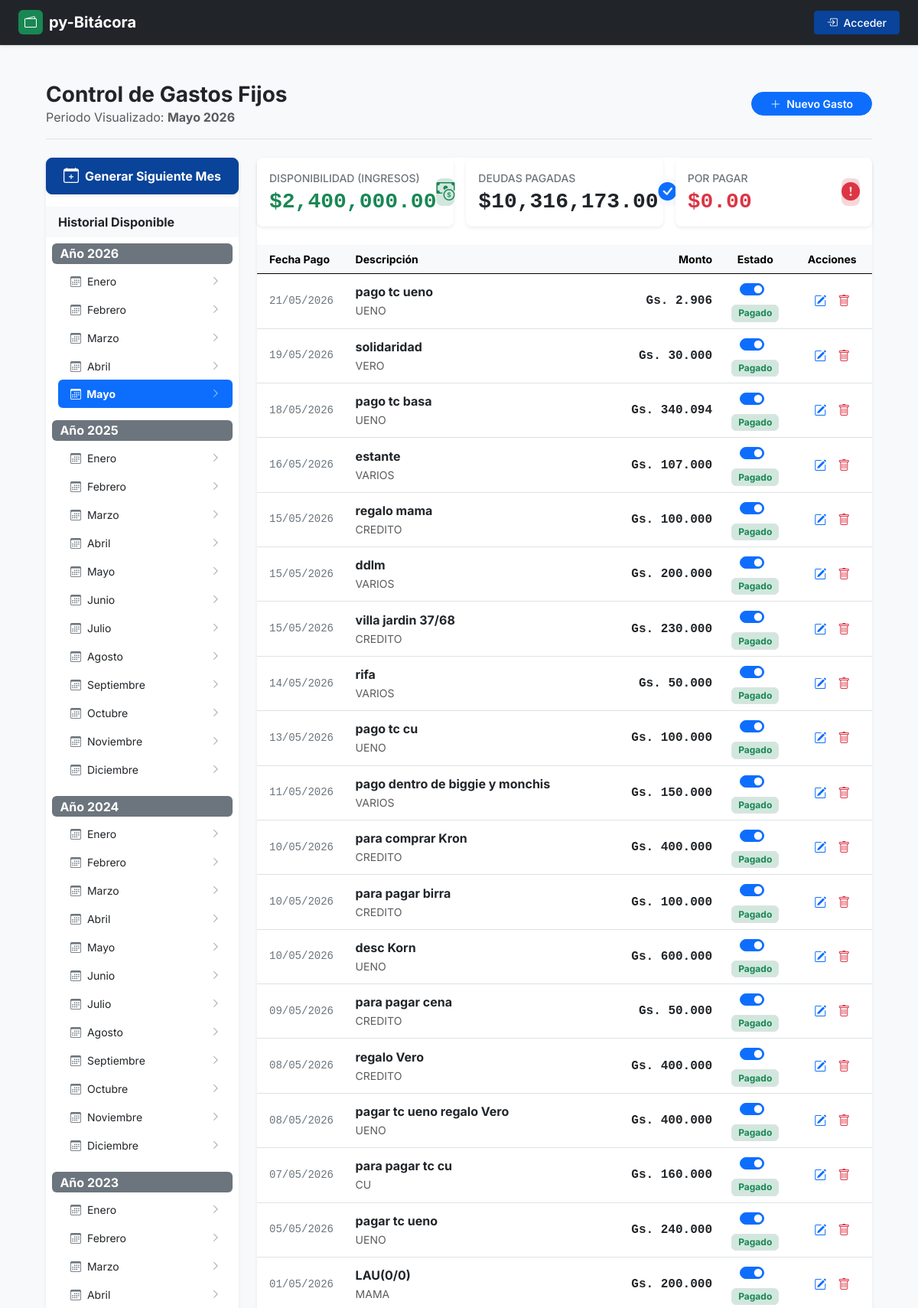
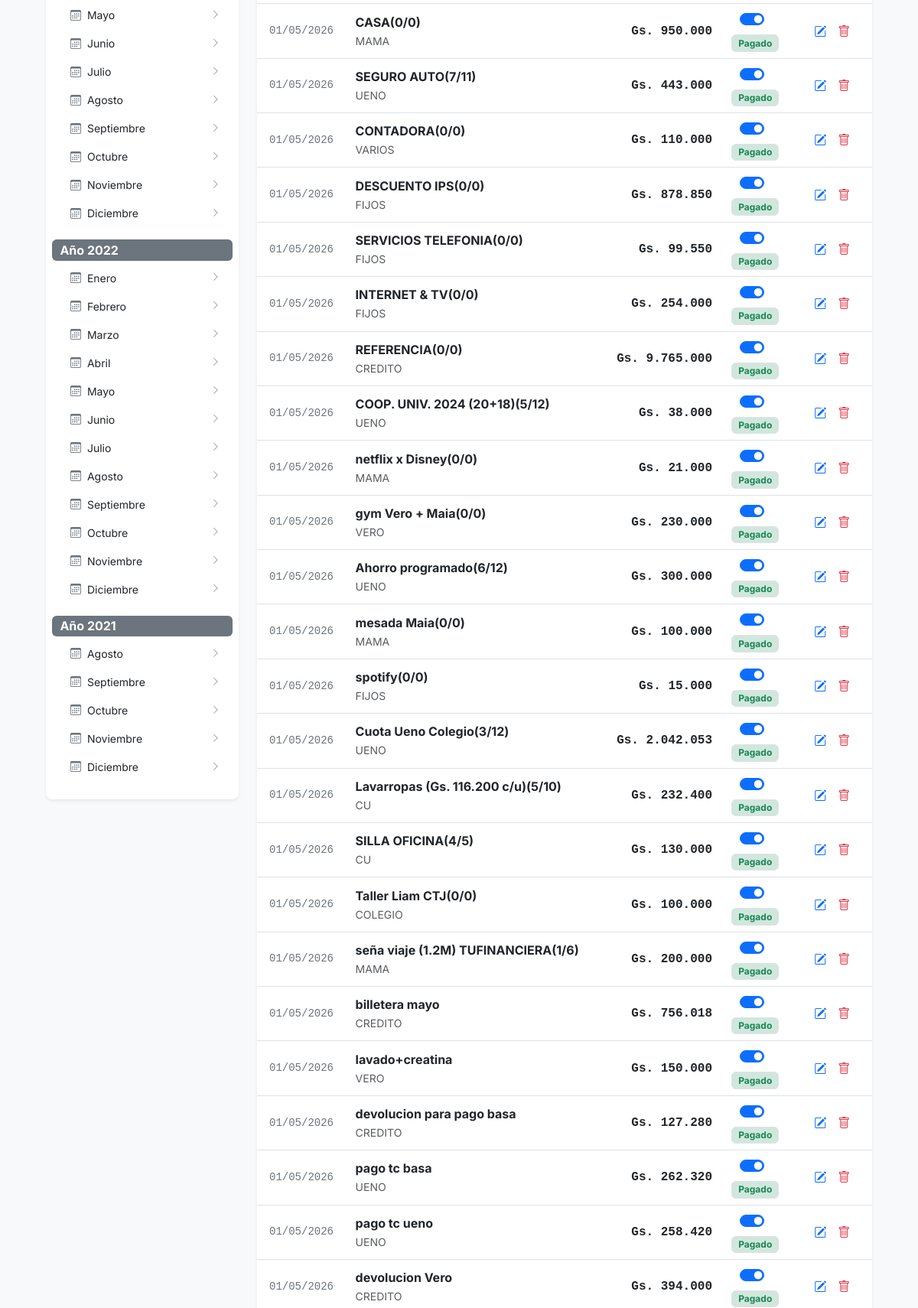
Screenshot of /gastos_fijos (upper part) with the database file from the repository (2 pictures, top to bottom).
### app/models.py (models this page shows, shortened)
class GastosFijos(db.Model):
    __tablename__='gastos_fijos'
    id = db.Column(db.Integer, primary_key=True)
    date = db.Column(db.Date, nullable=False)
    fecha_pagar = db.Column(db.Date, nullable=False)
    descripcion = db.Column(db.String(100), nullable=False)
    monto = db.Column(db.Integer)
    operacion = db.Column(db.Boolean, server_default=u'False') # CREDITO O DEUDA
    pagado = db.Column(db.Boolean, server_default=u'False')
    id_agrupador_gastos = db.Column(db.Integer, db.ForeignKey('agrupador_gastos.id'), nullable=True)
    agrupador_gastos = db.relationship('AgrupadorGastos',backref='agrupador_gastos', foreign_keys=[id_agrupador_gastos])

class AgrupadorGastos(db.Model):
    __tablename__='agrupador_gastos'
    id = db.Column(db.Integer, primary_key=True)
    agrupador = db.Column(db.String(100), nullable=False)

### app/routes.py (the view)
@app.route('/gastos_fijos')
@app.route('/gastos_fijos/<int:anno>/<string:mes>')
def historico_gastos_fijos(anno=None, mes=None):
    hoy = datetime.now()
    if anno is None:
        anno = hoy.year
    if mes is None:
        mes = f"{hoy.month:02d}" # Formato string '05'
    periodo_activo = f"{anno}-{mes}"
    todos_los_gastos = GastosFijos.query.order_by(GastosFijos.fecha_pagar.desc()).all()
    menu_cronologico = {}
    for gasto in todos_los_gastos:
        g_anno = gasto.fecha_pagar.year
        g_mes = f"{gasto.fecha_pagar.month:02d}"
        if g_anno not in menu_cronologico:
            menu_cronologico[g_anno] = set()
        menu_cronologico[g_anno].add(g_mes)
    for a in menu_cronologico:
        menu_cronologico[a] = sorted(list(menu_cronologico[a]))
    gastos_del_mes = [
        g for g in todos_los_gastos
        if g.fecha_pagar.year == anno and f"{g.fecha_pagar.month:02d}" == mes
    ]
    meses_nombres = {
        '01': 'Enero', '02': 'Febrero', '03': 'Marzo', '04': 'Abril',
        '05': 'Mayo', '06': 'Junio', '07': 'Julio', '08': 'Agosto',
        '09': 'Septiembre', '10': 'Octubre', '11': 'Noviembre', '12': 'Diciembre'
    }
    credito, deudas_impagas, deudas_pagadas = calcular_disponibilidad(periodo_activo)
    saldo_disponible = credito - deudas_pagadas #- deudas_impagas
    lista_de_grupos = listar_agrupador()
    return render_template(
        'new_historico_gastos_fijos.html',
        menu_cronologico=menu_cronologico,
        gastos_del_mes=gastos_del_mes,
        anno_activo=anno,
        mes_activo=mes,
        agrupadores=lista_de_grupos,
        periodo_activo=periodo_activo,
        meses_nombres=meses_nombres,
        credito=credito,
        deudas_impagas=deudas_impagas,
        deudas_pagadas=deudas_pagadas,
        saldo_disponible=saldo_disponible
    )

### app/__init__.py (called while the page is built)
@app.context_processor
def inject_utility_functions():
    return dict(
        listar_tipos=listar_tipos,
        listar_tarjetas=listar_tarjetas
    )

### app/utilitarios.py (called while the page is built)
def listar_agrupador():
    grupos = AgrupadorGastos.query.all()
    d = [(grupo.id, grupo.agrupador) for grupo in grupos]
    return d

### app/templates/new_historico_gastos_fijos.html (shortened to what this page needs)
{% extends "new_base.html" %}
{% block content %}
<div class="container py-4">
    <div class="d-flex justify-content-between align-items-center mb-4 border-bottom pb-3">
        <div>
            <h1 class="h3 mb-0 fw-bold text-dark">Control de Gastos Fijos</h1>
            <p class="text-muted mb-0">Periodo Visualizado: <strong>{{ meses_nombres[mes_activo] }} {{ anno_activo }}</strong></p>
        </div>
        <button type="button" class="btn btn-primary rounded-pill px-4 btn-sm fw-semibold" data-bs-toggle="modal" data-bs-target="#createGastoModal">
            <i class="bi bi-plus-lg me-1"></i> Nuevo Gasto
        </button>
    </div>
    <div class="row">
        <div class="col-md-3 mb-4">
            <div class="card shadow-sm border-0 bg-white rounded-3">
                <form action="{{ url_for('api_generar_siguiente_mes') }}" method="POST" class="mb-3">
                    <button type="submit" class="btn btn-success w-100 rounded-3 py-2 fw-bold shadow-sm d-flex align-items-center justify-content-center gap-2">
                        <i class="bi bi-calendar-plus fs-5"></i>
                        Generar Siguiente Mes
                    </button>
                </form>
                <div class="card-header bg-light fw-bold border-bottom-0">Historial Disponible</div>
                <div class="card-body p-2">
                    {% for anno, meses in menu_cronologico.items() %}
                        <div class="mb-3">
                            <span class="badge bg-secondary d-block text-start mb-1 fs-6">Año {{ anno }}</span>
                            <div class="list-group list-group-flush ps-2">
                                {% for m_num in meses %}
                                    {% set es_activo = (anno == anno_activo and m_num == mes_activo) %}
                                    <a href="{{ url_for('historico_gastos_fijos', anno=anno, mes=m_num) }}"
                                       class="list-group-item list-group-item-action py-2 small border-0 d-flex justify-content-between align-items-center {% if es_activo %}active fw-bold rounded{% endif %}">
                                        <span class="{% if not es_activo %}text-dark{% endif %}">
                                            <i class="bi bi-calendar3 me-1 {% if es_activo %}text-white{% else %}text-secondary{% endif %}"></i>
                                            {{ meses_nombres[m_num] }}
                                        </span>
                                        <i class="bi bi-chevron-right small {% if es_activo %}text-white opacity-75{% else %}opacity-50{% endif %}"></i>
                                    </a>
                                {% endfor %}
                            </div>
                        </div>
                    {% else %}
                        <p class="text-muted text-center p-3 small">No hay registros históricos aún.</p>
                    {% endfor %}
                </div>
            </div>
        </div>
        <div class="col-md-9">
            <div class="card shadow-sm border-0 bg-white rounded-3">
                <div class="row g-3 mb-4">
                    <div class="col-md-4">
                        <div class="card border-0 shadow-sm rounded-3 bg-white h-100">
                            <div class="card-body p-3 d-flex align-items-center justify-content-between">
                                <div>
                                    <span class="text-secondary small fw-medium d-block text-uppercase tracking-wider">Disponibilidad (Ingresos)</span>
                                    <h3 class="fw-bold text-success mb-0 mt-1 font-monospace">${{ "{:,.2f}".format(saldo_disponible) }}</h3>
                                </div>
                                <div class="p-2.5 bg-success-subtle rounded-3 text-success">
                                    <i class="bi bi-cash-coin fs-4 d-block"></i>
                                </div>
                            </div>
                        </div>
                    </div>
                    <div class="col-md-4">
                        <div class="card border-0 shadow-sm rounded-3 bg-white h-100">
                            <div class="card-body p-3 d-flex align-items-center justify-content-between">
                                <div>
                                    <span class="text-secondary small fw-medium d-block text-uppercase tracking-wider">Deudas Pagadas</span>
                                    <h3 class="fw-bold text-dark mb-0 mt-1 font-monospace">${{ "{:,.2f}".format(deudas_pagadas) }}</h3>
                                </div>
                                <div class="p-2.5 bg-light rounded-3 text-secondary">
                                    <i class="bi bi-check-circle-fill fs-4 d-block text-primary"></i>
                                </div>
                            </div>
                        </div>
                    </div>
                    <div class="col-md-4">
                        <div class="card border-0 shadow-sm rounded-3 bg-white h-100">
                            <div class="card-body p-3 d-flex align-items-center justify-content-between">
                                <div>
                                    <span class="text-secondary small fw-medium d-block text-uppercase tracking-wider">Por Pagar</span>
                                    <h3 class="fw-bold text-danger mb-0 mt-1 font-monospace">${{ "{:,.2f}".format(deudas_impagas) }}</h3>
                                </div>
                                <div class="p-2.5 bg-danger-subtle rounded-3 text-danger">
                                    <i class="bi bi-exclamation-circle-fill fs-4 d-block"></i>
                                </div>
                            </div>
                        </div>
                    </div>
                </div>
                <div class="card-body p-0">
                    <div class="table-responsive">
                        <table class="table table-hover align-middle mb-0">
                            <thead class="table-light text-muted small border-bottom-0">
                                <tr>
                                    <th class="ps-3" style="width: 15%;">Fecha Pago</th>
                                    <th style="width: 40%;">Descripción</th>
                                    <th class="text-end" style="width: 20%;">Monto</th>
                                    <th class="text-center" style="width: 12%;">Estado</th>
                                    <th class="text-center" style="width: 13%;">Acciones</th>
                                </tr>
                            </thead>
                            <tbody>
                                {% for gasto in gastos_del_mes %}
                                <tr>
                                    <td class="ps-3 font-monospace small text-secondary target-fecha-raw" data-fecha="{{ gasto.fecha_pagar.strftime('%Y-%m-%d') }}">
                                        {{ gasto.fecha_pagar.strftime('%d/%m/%Y') }}
                                    </td>
                                    <td>
                                        <div class="fw-bold text-dark target-desc">{{ gasto.descripcion }}</div>
                                        <small class="text-muted">{{ gasto.agrupador_gastos.agrupador if gasto.agrupador_gastos else 'Sin grupo' }}</small>
                                    </td>
                                    <td class="text-end fw-bold font-monospace text-dark target-monto-raw" data-monto="{{ gasto.monto }}">
                                        Gs. {{ "{:,.0f}".format(gasto.monto).replace(",", ".") }}
                                    </td>
                                    <td class="text-center">
                                        <div class="d-flex flex-column align-items-center gap-1">
                                            <div class="form-check form-switch m-0">
                                                <input class="form-check-input status-toggle cursor-pointer target-pagado-raw"
                                                       type="checkbox"
                                                       role="switch"
                                                       data-id="{{ gasto.id }}"
                                                       data-pagado="{{ gasto.pagado }}"
                                                       {% if gasto.pagado %} checked {% endif %}>
                                            </div>
                                            <span class="badge status-pill {% if gasto.pagado %} bg-success-subtle text-success {% else %} bg-danger-subtle text-danger {% endif %} fs-8 px-2 py-0.5 border border-transparent">
                                                {% if gasto.pagado %} Pagado {% else %} Pendiente {% endif %}
                                            </span>
                                        </div>
                                    </td>
                                    <td class="text-center">
                                        <div class="btn-group btn-group-sm" role="group">
                                            <button type="button"
                                                    class="btn btn-outline-secondary border-0 rounded-circle p-1.5 mx-0.5 text-primary trigger-edit-modal"
                                                    data-id="{{ gasto.id }}"
                                                    title="Editar Registro">
                                                <i class="bi bi-pencil-square fs-6"></i>
                                            </button>
                                            <button type="button"
                                                    class="btn btn-outline-secondary border-0 rounded-circle p-1.5 mx-0.5 text-danger trigger-delete-modal"
                                                    data-id="{{ gasto.id }}"
                                                    title="Eliminar Registro">
                                                <i class="bi bi-trash fs-6"></i>
                                            </button>
                                        </div>
                                    </td>
                                </tr>
                                {% endfor %}
                            </tbody>
                        </table>
                    </div>
                </div>
            </div>
        </div>
    </div>
</div>
{% endblock %}

### app/templates/new_base.html (style rules this page uses)
:root { --bs-primary: #09439a; --bs-primary-rgb: 13, 110, 253; --brand-blue-subtle: #e7f1ff; --brand-blue-emphasis: #0a58ca; --brand-slate-gray: #4b5563; --brand-light-bg: #f8f9fa; }
body { font-family: 'Inter', sans-serif; background-color: var(--brand-light-bg); color: #212529; }
.card, .btn, .nav-link, .badge { transition: all 0.2s ease-in-out; }
.btn-success { background-color: var(--bs-primary) !important; border-color: var(--bs-primary) !important; color: #ffffff !important; }

### app/templates/new_historico_gastos_fijos.html (style rules this page uses)
.cursor-pointer { cursor: pointer; }
.fs-8 { font-size: 0.75rem !important; }

### rows the page displays
GastosFijos: fecha_pagar "21/05/2026", descripcion "pago tc ueno", agrupador_gastos "UENO", monto "2.906", pagado "☑", shows "Pagado"
GastosFijos: fecha_pagar "19/05/2026", descripcion "solidaridad", agrupador_gastos "VERO", monto "30.000", pagado "☑", shows "Pagado"
GastosFijos: fecha_pagar "18/05/2026", descripcion "pago tc basa", agrupador_gastos "UENO", monto "340.094", pagado "☑", shows "Pagado"
GastosFijos: fecha_pagar "16/05/2026", descripcion "estante", agrupador_gastos "VARIOS", monto "107.000", pagado "☑", shows "Pagado"
GastosFijos: fecha_pagar "15/05/2026", descripcion "regalo mama", agrupador_gastos "CREDITO", monto "100.000", pagado "☑", shows "Pagado"
GastosFijos: fecha_pagar "15/05/2026", descripcion "ddlm", agrupador_gastos "VARIOS", monto "200.000", pagado "☑", shows "Pagado"
GastosFijos: fecha_pagar "15/05/2026", descripcion "villa jardin 37/68", agrupador_gastos "CREDITO", monto "230.000", pagado "☑", shows "Pagado"
GastosFijos: fecha_pagar "14/05/2026", descripcion "rifa", agrupador_gastos "VARIOS", monto "50.000", pagado "☑", shows "Pagado"
GastosFijos: fecha_pagar "13/05/2026", descripcion "pago tc cu", agrupador_gastos "UENO", monto "100.000", pagado "☑", shows "Pagado"
GastosFijos: fecha_pagar "11/05/2026", descripcion "pago dentro de biggie y monchis", agrupador_gastos "VARIOS", monto "150.000", pagado "☑", shows "Pagado"
GastosFijos: fecha_pagar "10/05/2026", descripcion "para comprar Kron", agrupador_gastos "CREDITO", monto "400.000", pagado "☑", shows "Pagado"
GastosFijos: fecha_pagar "10/05/2026", descripcion "para pagar birra", agrupador_gastos "CREDITO", monto "100.000", pagado "☑", shows "Pagado"
GastosFijos: fecha_pagar "10/05/2026", descripcion "desc Korn", agrupador_gastos "UENO", monto "600.000", pagado "☑", shows "Pagado"
GastosFijos: fecha_pagar "09/05/2026", descripcion "para pagar cena", agrupador_gastos "CREDITO", monto "50.000", pagado "☑", shows "Pagado"
GastosFijos: fecha_pagar "08/05/2026", descripcion "regalo Vero", agrupador_gastos "CREDITO", monto "400.000", pagado "☑", shows "Pagado"
GastosFijos: fecha_pagar "08/05/2026", descripcion "pagar tc ueno regalo Vero", agrupador_gastos "UENO", monto "400.000", pagado "☑", shows "Pagado"
GastosFijos: fecha_pagar "07/05/2026", descripcion "para pagar tc cu", agrupador_gastos "CU", monto "160.000", pagado "☑", shows "Pagado"
GastosFijos: fecha_pagar "05/05/2026", descripcion "pagar tc ueno", agrupador_gastos "UENO", monto "240.000", pagado "☑", shows "Pagado"
GastosFijos: fecha_pagar "01/05/2026", descripcion "LAU(0/0)", agrupador_gastos "MAMA", monto "200.000", pagado "☑", shows "Pagado"
GastosFijos: fecha_pagar "01/05/2026", descripcion "CASA(0/0)", agrupador_gastos "MAMA", monto "950.000", pagado "☑", shows "Pagado"
GastosFijos: fecha_pagar "01/05/2026", descripcion "SEGURO AUTO(7/11)", agrupador_gastos "UENO", monto "443.000", pagado "☑", shows "Pagado"
GastosFijos: fecha_pagar "01/05/2026", descripcion "CONTADORA(0/0)", agrupador_gastos "VARIOS", monto "110.000", pagado "☑", shows "Pagado"
GastosFijos: fecha_pagar "01/05/2026", descripcion "DESCUENTO IPS(0/0)", agrupador_gastos "FIJOS", monto "878.850", pagado "☑", shows "Pagado"
GastosFijos: fecha_pagar "01/05/2026", descripcion "SERVICIOS TELEFONIA(0/0)", agrupador_gastos "FIJOS", monto "99.550", pagado "☑", shows "Pagado"
GastosFijos: fecha_pagar "01/05/2026", descripcion "INTERNET & TV(0/0)", agrupador_gastos "FIJOS", monto "254.000", pagado "☑", shows "Pagado"
GastosFijos: fecha_pagar "01/05/2026", descripcion "REFERENCIA(0/0)", agrupador_gastos "CREDITO", monto "9.765.000", pagado "☑", shows "Pagado"
GastosFijos: fecha_pagar "01/05/2026", descripcion "COOP. UNIV. 2024 (20+18)(5/12)", agrupador_gastos "UENO", monto "38.000", pagado "☑", shows "Pagado"
GastosFijos: fecha_pagar "01/05/2026", descripcion "netflix x Disney(0/0)", agrupador_gastos "MAMA", monto "21.000", pagado "☑", shows "Pagado"
GastosFijos: fecha_pagar "01/05/2026", descripcion "gym Vero + Maia(0/0)", agrupador_gastos "VERO", monto "230.000", pagado "☑", shows "Pagado"
GastosFijos: fecha_pagar "01/05/2026", descripcion "Ahorro programado(6/12)", agrupador_gastos "UENO", monto "300.000", pagado "☑", shows "Pagado"
GastosFijos: fecha_pagar "01/05/2026", descripcion "mesada Maia(0/0)", agrupador_gastos "MAMA", monto "100.000", pagado "☑", shows "Pagado"
GastosFijos: fecha_pagar "01/05/2026", descripcion "spotify(0/0)", agrupador_gastos "FIJOS", monto "15.000", pagado "☑", shows "Pagado"
GastosFijos: fecha_pagar "01/05/2026", descripcion "Cuota Ueno Colegio(3/12)", agrupador_gastos "UENO", monto "2.042.053", pagado "☑", shows "Pagado"
GastosFijos: fecha_pagar "01/05/2026", descripcion "Lavarropas (Gs. 116.200 c/u)(5/10)", agrupador_gastos "CU", monto "232.400", pagado "☑", shows "Pagado"
GastosFijos: fecha_pagar "01/05/2026", descripcion "SILLA OFICINA(4/5)", agrupador_gastos "CU", monto "130.000", pagado "☑", shows "Pagado"
GastosFijos: fecha_pagar "01/05/2026", descripcion "Taller Liam CTJ(0/0)", agrupador_gastos "COLEGIO", monto "100.000", pagado "☑", shows "Pagado"
GastosFijos: fecha_pagar "01/05/2026", descripcion "seña viaje (1.2M) TUFINANCIERA(1/6)", agrupador_gastos "MAMA", monto "200.000", pagado "☑", shows "Pagado"
GastosFijos: fecha_pagar "01/05/2026", descripcion "billetera mayo", agrupador_gastos "CREDITO", monto "756.018", pagado "☑", shows "Pagado"
GastosFijos: fecha_pagar "01/05/2026", descripcion "lavado+creatina", agrupador_gastos "VERO", monto "150.000", pagado "☑", shows "Pagado"
GastosFijos: fecha_pagar "01/05/2026", descripcion "devolucion para pago basa", agrupador_gastos "CREDITO", monto "127.280", pagado "☑", shows "Pagado"
GastosFijos: fecha_pagar "01/05/2026", descripcion "pago tc basa", agrupador_gastos "UENO", monto "262.320", pagado "☑", shows "Pagado"
GastosFijos: fecha_pagar "01/05/2026", descripcion "pago tc ueno", agrupador_gastos "UENO", monto "258.420", pagado "☑", shows "Pagado"
GastosFijos: fecha_pagar "01/05/2026", descripcion "devolucion Vero", agrupador_gastos "CREDITO", monto "394.000", pagado "☑", shows "Pagado"

### other values shown
{{ meses_nombres[mes_activo] }} "Mayo"
{{ anno_activo }} "2026"
{{ anno }} "2026" "2025" "2024" "2023" "2022" "2021"
{{ meses_nombres[m_num] }} "Enero" "Febrero" "Marzo" "Abril" "Mayo" "Enero" "Febrero" "Marzo" "Abril" "Mayo" "Junio" "Julio" "Agosto" "Septiembre" "Octubre" "Noviembre" "Diciembre" "Enero" "Febrero" "Marzo" "Abril" "Mayo" "Junio" "Julio" "Agosto" "Septiembre" "Octubre" "Noviembre" "Diciembre" "Enero" "Febrero" "Marzo" "Abril" "Mayo" "Junio" "Julio" "Agosto" "Septiembre" "Octubre" "Noviembre" "Diciembre" "Enero" "Febrero" "Marzo" "Abril" "Mayo" "Junio" "Julio" "Agosto" "Septiembre" "Octubre" "Noviembre" "Diciembre" "Agosto" "Septiembre" "Octubre" "Noviembre" "Diciembre"
{{ "{:,.2f}".format(saldo_disponible) }} "2,400,000.00"
{{ "{:,.2f}".format(deudas_pagadas) }} "10,316,173.00"
{{ "{:,.2f}".format(deudas_impagas) }} "0.00"
